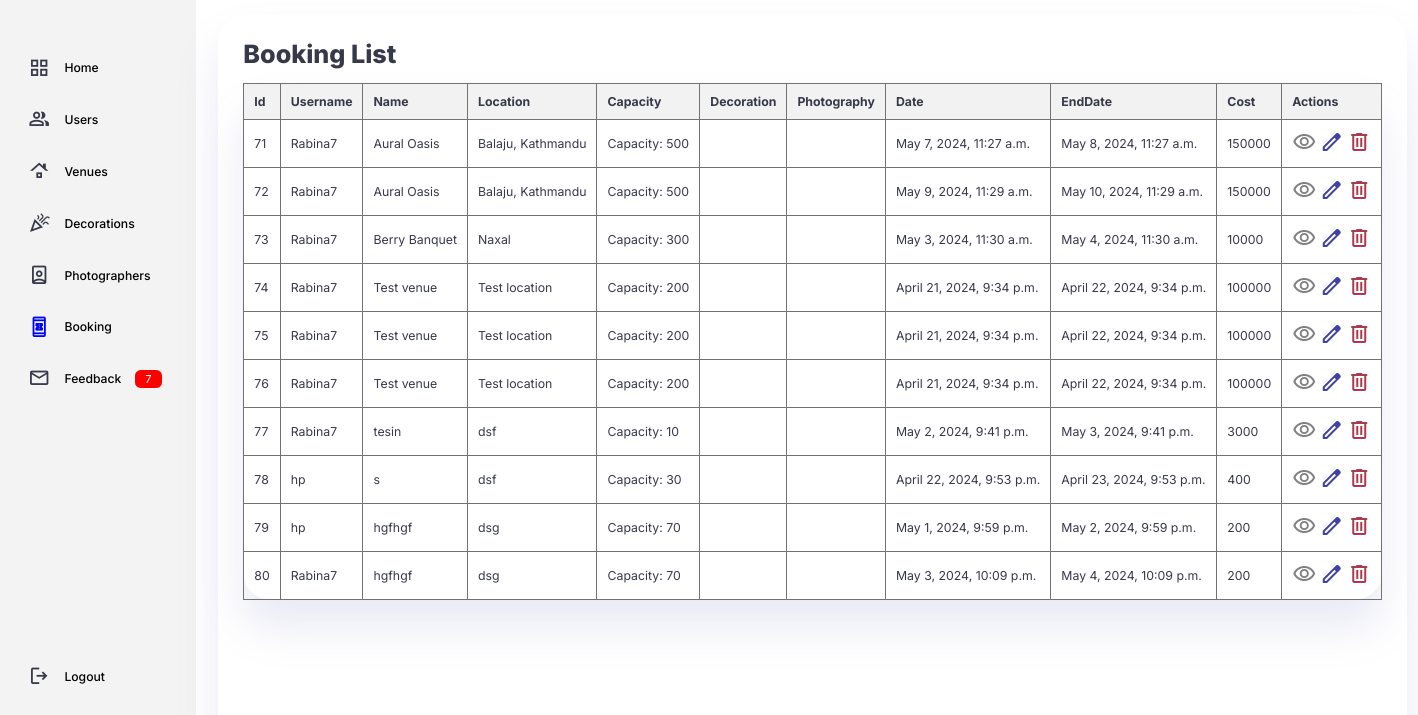
The app's page /booking_list/, older data.
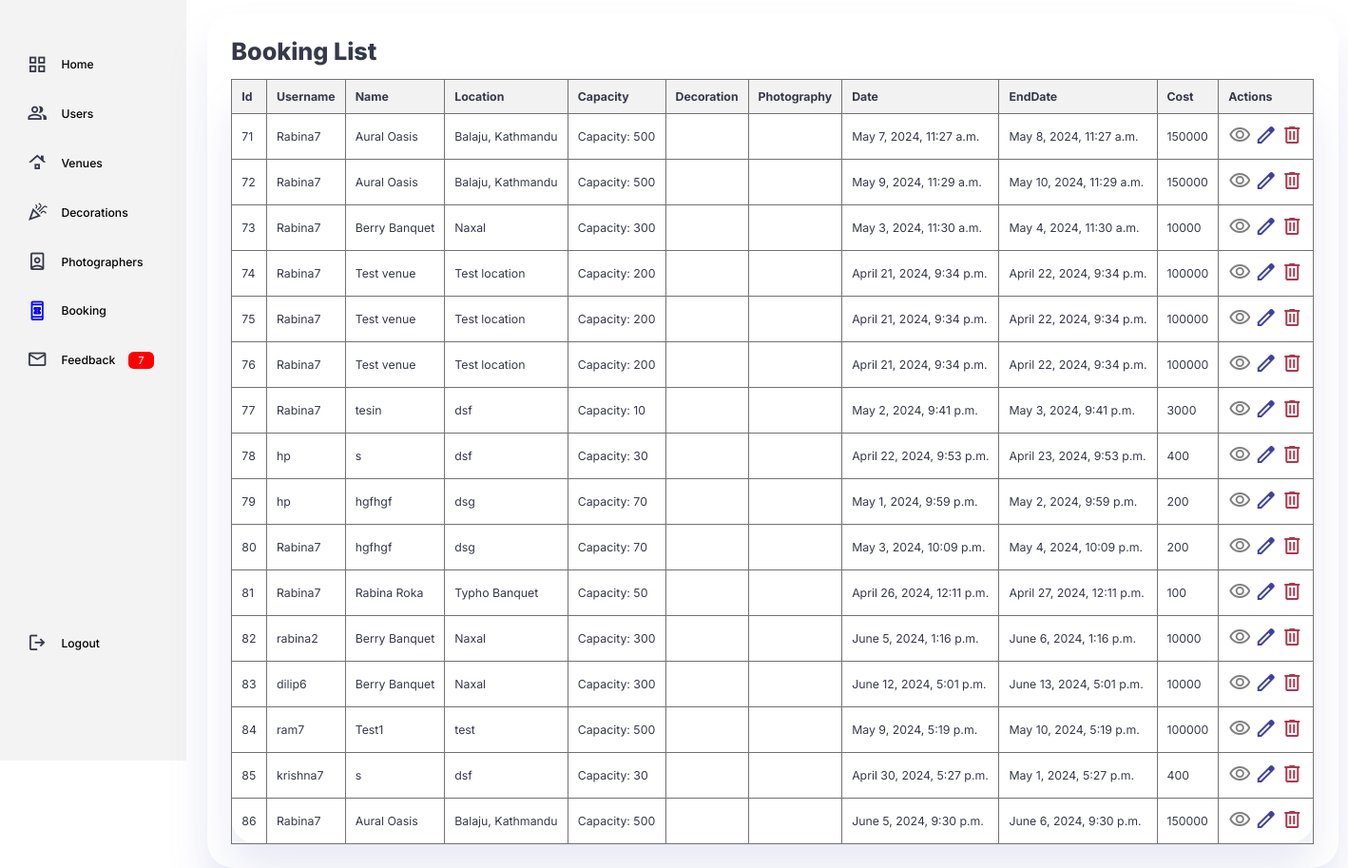
The same page, newer data.
### booking/models.py (models this page shows)
class booking(models.Model): #making class
    User = models.CharField(max_length=100, default='')
    Type = models.CharField(max_length=100, default='')
    Event_Type = models.CharField(max_length=100) #making field
    Name = models.CharField(max_length=100) #making field
    Location = models.CharField(max_length=100) #making field
    Capacity = models.CharField(max_length=100) #making field
    Description = models.CharField(max_length=100) #making field
    Decoration = models.CharField(max_length=100) #making field
    Photography = models.CharField(max_length=100) #making field
    Date = models.DateTimeField(default=timezone.now)
    EndDate = models.DateTimeField(default=timezone.now)
    Cost= models.IntegerField(default=0, null=True, blank=True)

### booking/views.py (the view)
# urls.py: path('booking_list/', views.booking_list, name= "booking_list"),  #Path for the register page
def booking_list(request):
    bookings = booking.objects.all()
    return render(request, 'booking/bookinglist.html', {'bookings': bookings})

### templates/booking/bookinglist.html (shortened to what this page needs)
{% load static %}
 <!DOCTYPE html>
 <html lang="en">
 <head>
     <link rel="stylesheet" href="{% static 'css/bookinglist.css' %}">
     <link rel="stylesheet" href="{% static 'css/modal.scss' %}">
 </head>
</head>
<body>
  <div class="container">
    <aside>
        <div class="top">
            <div class="sidebar">
                <a href="/adminpanel">
                    <span class="material-symbols-outlined">grid_view</span>
                    <h3> Home </h3>
                </a>
                <a href="/user_list" onclick="loadUenueList()">
                    <span class="material-symbols-outlined">group</span>
                    <h3> Users </h3>
                </a>
                <a href="/venue_list" >
                    <span class="material-symbols-outlined">roofing</span>
                    <h3> Venues </h3>
                </a>
                <a href="/decoration_list">
                    <span class="material-symbols-outlined">celebration</span>
                    <h3> Decorations </h3>
                </a>
                <a href="/photographer_list" class="sidebar-link">
                    <span class="material-symbols-outlined"> person_book</span>
                    <h3> Photographers </h3>
                </a>
                <a href="/booking_list" class="sidebar-link" style="color:blue;" onclick="loadVenueList()">
                    <span class="material-symbols-outlined">book_online</span>
                    <h3> Booking </h3>
                </a>
                <a href="a">
                    <span class="material-symbols-outlined">mail_outline</span>
                    <h3> Feedback </h3>
                    <span class="message-count">7</span>
                </a>
                <a href="a">
                    <span class="material-symbols-outlined">logout</span>
                    <h3> Logout </h3>
                </a>
            </div>
        </div>
    </aside>
    <main>
      <h1>Booking List</h1>
    <div class="tab">
      <table>
        <thead>
            <tr>
                <th>Id</th>
                <th>Username</th>
                <th>Name</th>
                <th>Location</th>
                <th>Capacity</th>
                <th>Decoration</th>
                <th>Photography</th>
                <th> Date</th>
                <th> EndDate</th>
                <th>Cost</th>
                <th>Actions</th>
            </tr>
        </thead>
        <tbody>
            {% for booking in bookings %}
                <tr>
                    <td>{{ booking.id }}</td>
                    <td>{{ booking.User }}</td>
                    <td>{{ booking.Name }}</td>
                    <td>{{ booking.Location}}</td>
                    <td>{{ booking.Capacity }}</td>
                    <td>{{ booking.Decoration }}</td>
                    <td>{{ booking.Photography }}</td>
                    <td>{{ booking.Date }}</td>
                    <td>{{ booking.EndDate}}</td>
                    <td>{{ booking.Cost}}</td>
                    <td>
                        <a href="{% url 'booking:booking_detail' booking.id %}" class="btn btn-info"><span class="material-symbols-outlined" style="color:gray">visibility</span> </a>
                        <a href="{% url 'booking:booking_update' booking.id %}" class="material-symbols-outlined" style="color:#4141a2">edit</span></a>
                        <a href="{% url 'booking:delete_booking' booking.id %}" onclick="return confirmDelete();" class="btn btn-danger" style="color:#ab3a4f"><span class="material-symbols-outlined">delete</span></a>
                    </td>
                </tr>
            {% endfor %}
        </tbody>
      </table>
    </div>
    </main>
   </div>
</body>
</html>

### static/css/bookinglist.css (style rules this page uses)
:root { --color-dark:#363949; --color-light: rgba(132, 139, 200, 0.18); --color-info-dark:rgb(161, 159, 159); --color-info-light:rgb(255, 255, 255); --card-border-radius: 2rem; --border-radius-1: 0.4rem; --border-radius-2: 0.8rem; --border-radius-3: 1.2rem; --card-padding: 1.8rem; --padding-1: 1.2rem; --box-shadow: 0 2rem 3rem var(--color-light); }
* { margin:0; padding:0; outline:0; appearance: none; border: 0; text-decoration: none; list-style: none; box-sizing: none; box-sizing: border-box; }
html { font-size: 14px; }
body { width:100vw; height: 100vh; font-family: inter, sans-serif; font-size: 0.88rem; background:white; user-select: none; overflow-x: hidden; color: var(--color-dark); }
.container { position: relative; display: grid; width: 96%; margin: 0; background:white; gap: 1.8em; grid-template-columns: 14rem auto; }
a { color: var(--color-dark); }
h1 { font-weight: 800; font-size: 1.8rem; }
h3 { font-size: 0.87rem; color: #000; }
aside { height: 100vh; background: rgb(243, 243, 243); }
aside .sidebar { display: flex; flex-direction: column; height: 86vh; position: relative; top: 3rem; }
aside h3 { font-weight: 500; color: #000; }
aside .sidebar a { display: flex; color:var(--color-dark); margin-left: 2rem; gap: 1rem; align-items: center; position: relative; height: 3.7rem; transition: all 300ms ease; }
aside .sidebar a span { font-size: 1.6rem; transition: all 300ms ease; }
aside .sidebar a:last-child { position: absolute; bottom: 2rem; width: 100%; }
aside .sidebar .message-count { background: red; color: white; padding: 2px 10px; font-size: 11px; border-radius: var(--border-radius-1); }
main { margin-top: 1.4rem; }
main ,table { padding: var(--card-padding); border-radius: var(--card-border-radius); margin-top: 1rem; box-shadow: var(--box-shadow); transition: all 300ms ease; }

### templates/booking/bookinglist.html (style rules this page uses)
table { border-collapse: collapse; width: 100%; }
th, td { border: 1px solid #727272; text-align:left; white-space: nowrap; padding: 10px; }
th { background-color: #f2f2f2; }

Row changes from the older to the newer data that the page shows:
added booking: id "81", User "Rabina7", Name "Rabina Roka", Location "Typho Banquet", Capacity "Capacity: 50", Date "April 26, 2024, 12:11 p.m.", EndDate "April 27, 2024, 12:11 p.m.", Cost "100"
added booking: id "82", User "rabina2", Name "Berry Banquet", Location "Naxal", Capacity "Capacity: 300", Date "June 5, 2024, 1:16 p.m.", EndDate "June 6, 2024, 1:16 p.m.", Cost "10000"
added booking: id "83", User "dilip6", Name "Berry Banquet", Location "Naxal", Capacity "Capacity: 300", Date "June 12, 2024, 5:01 p.m.", EndDate "June 13, 2024, 5:01 p.m.", Cost "10000"
added booking: id "84", User "ram7", Name "Test1", Location "test", Capacity "Capacity: 500", Date "May 9, 2024, 5:19 p.m.", EndDate "May 10, 2024, 5:19 p.m.", Cost "100000"
added booking: id "85", User "krishna7", Name "s", Location "dsf", Capacity "Capacity: 30", Date "April 30, 2024, 5:27 p.m.", EndDate "May 1, 2024, 5:27 p.m.", Cost "400"
added booking: id "86", User "Rabina7", Name "Aural Oasis", Location "Balaju, Kathmandu", Capacity "Capacity: 500", Date "June 5, 2024, 9:30 p.m.", EndDate "June 6, 2024, 9:30 p.m.", Cost "150000"
